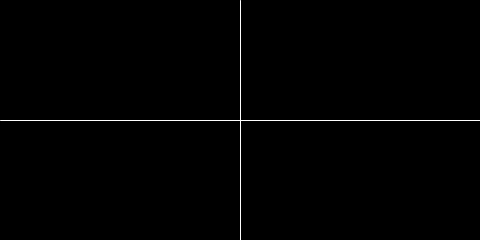
Frame 1 (no input)
Frame 60 (the mouse pressed at the canvas centre just before this capture): identical to frame 1, image omitted
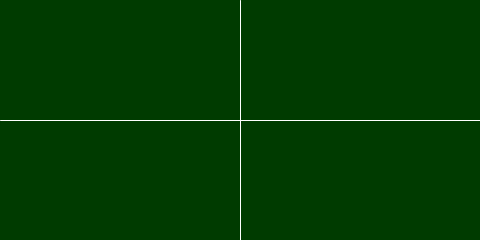
Frame 120 (the mouse held since frame 60 and released just before this capture)

The Processing sketch that drew these frames (run headless with seeded random() and noise(); from frame 60 on, the mouse is pressed at the canvas centre):

// Processing sketch: example_05_02_conditionals_quadrants
// ── example_05_02_conditionals_quadrants.pde
// Learning Processing
// Daniel Shiffman
// http://www.learningprocessing.com

// Example 5-2: More conditionals

// Three variables for the background color.
float r = 0;
float b = 0;
float g = 0;

void setup() {
  size(480, 240);
}

void draw() {
  // Color the background and draw lines to divide the window in quadrants.
  background(r,g,b);  
  stroke(255);
  line(width/2,0,width/2,height);
  line(0,height/2,width,height/2);
  
  // If the mouse is on the right hand side of the window, increase red.  
  // Otherwise, it is on the left hand side and decrease red.
  if (mouseX > width/2) {
    r = r + 1; 
  } else {
    r = r - 1;
  }
  
  // If the mouse is on the bottom of the window, increase blue.  
  // Otherwise, it is on the top and decrease blue.
  if (mouseY > height/2) {
    b = b + 1; 
  } else {
    b = b - 1; 
  }
  
  // If the mouse is pressed (using the system variable mousePressed)
  if (mousePressed) {
    g = g + 1; 
  } else {
    g = g - 1; 
  }  
  
  // Constrain all color values to between 0 and 255.
  r = constrain(r,0,255);
  g = constrain(g,0,255);
  b = constrain(b,0,255);
}
